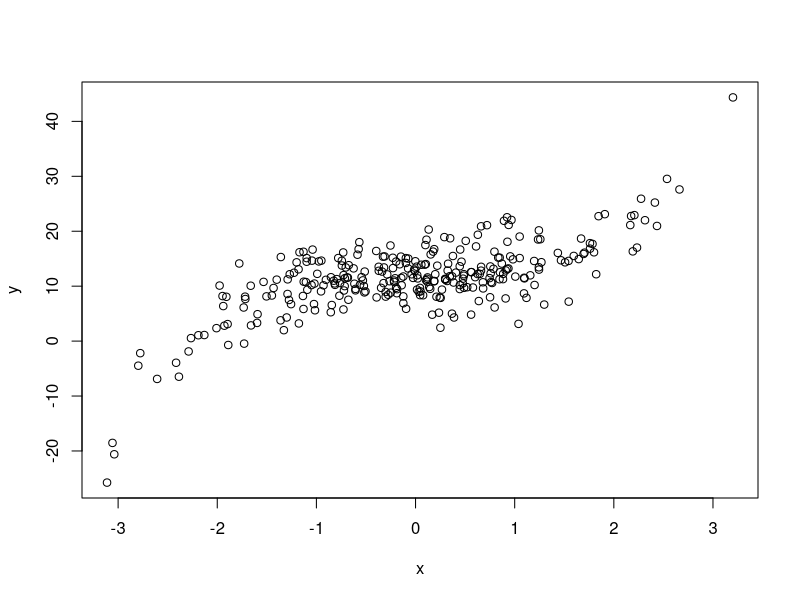
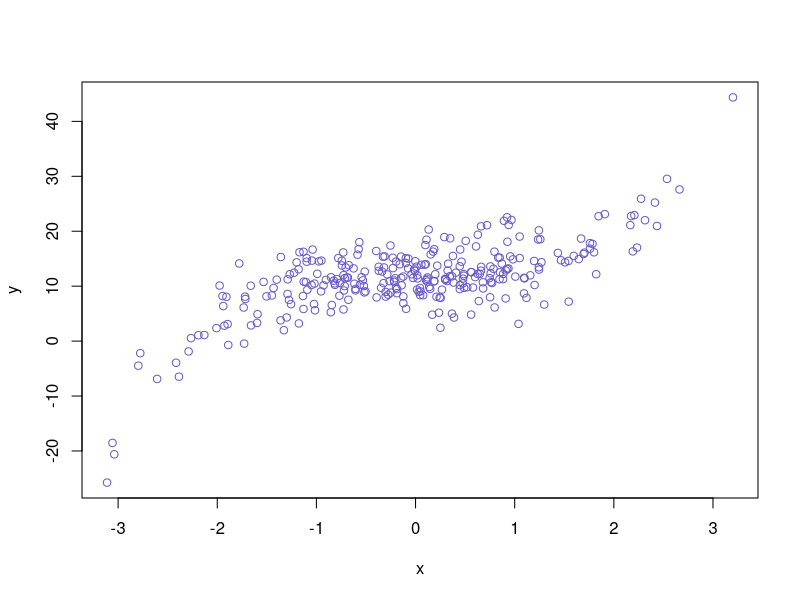
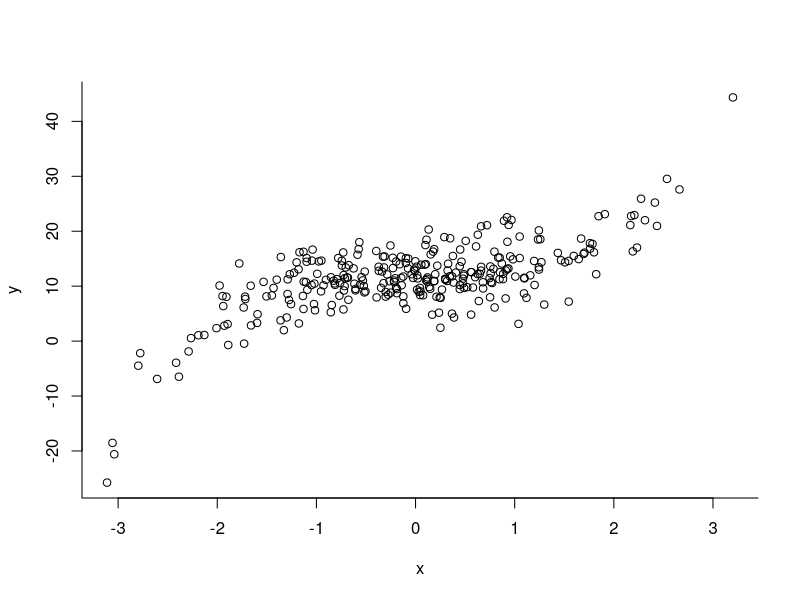
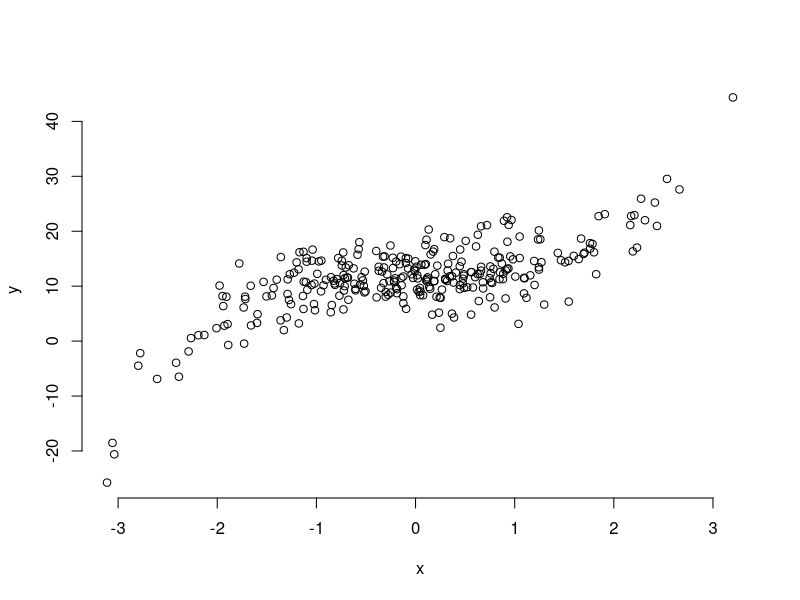
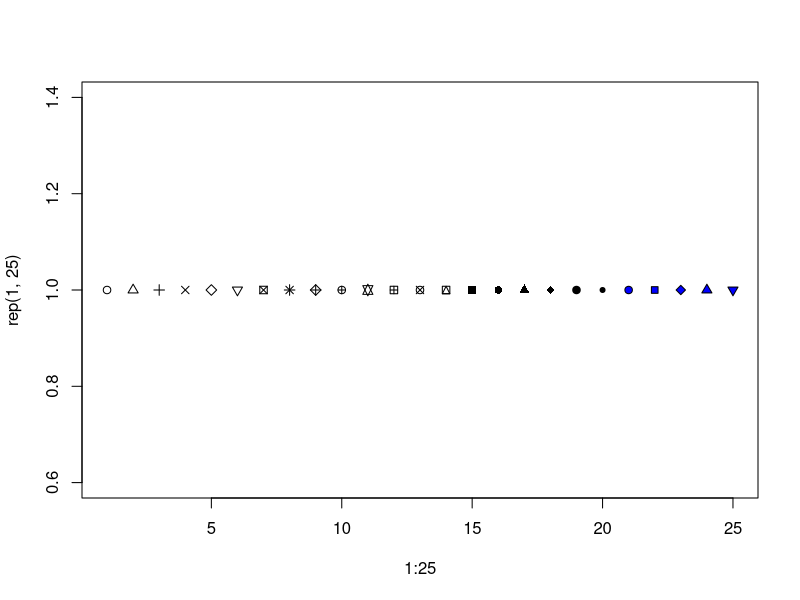
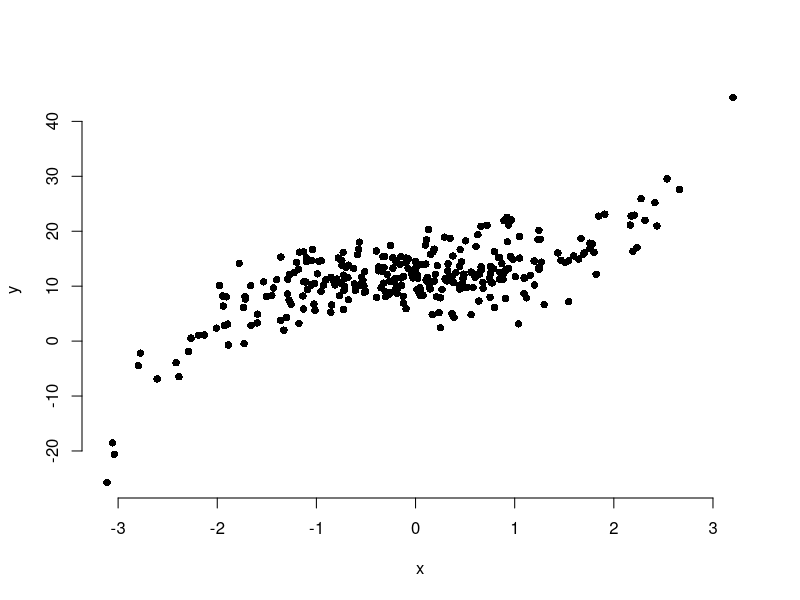
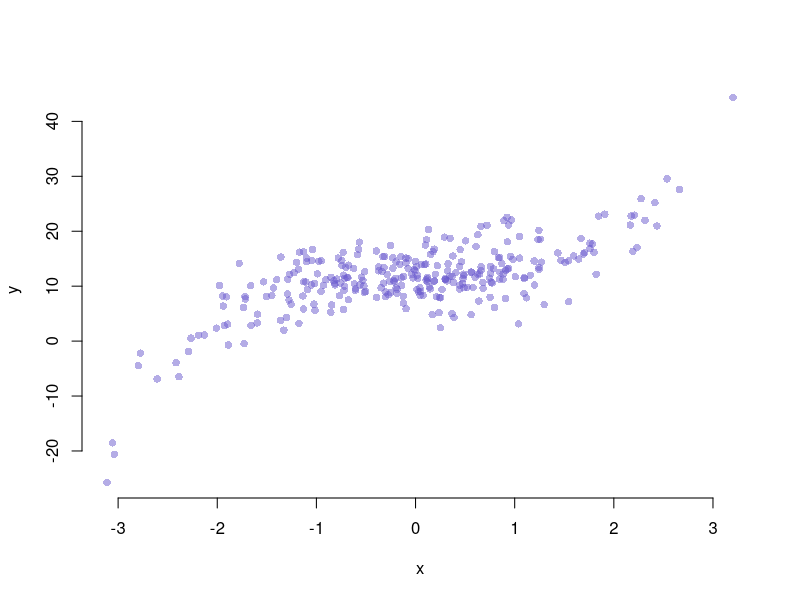
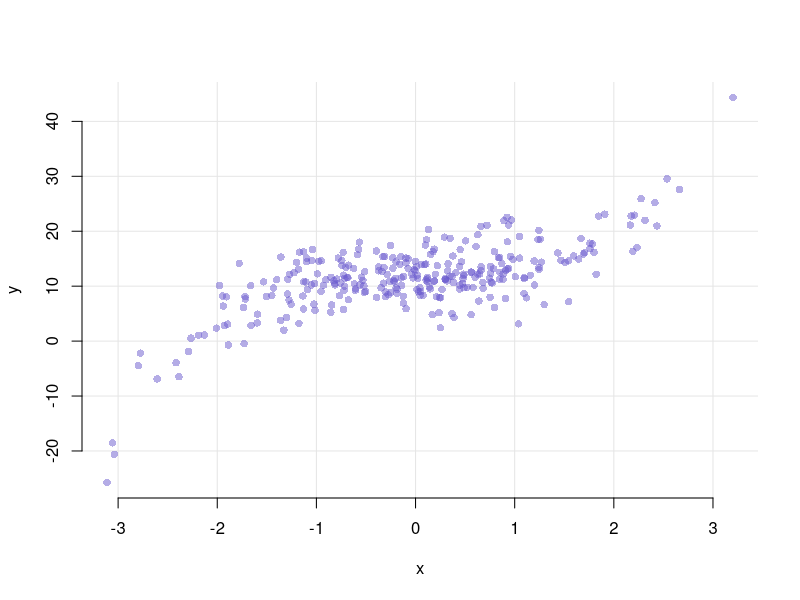

Here is the R script that generated these plots, in order:
## ---- chunk 1
knitr::opts_chunk$set(fig.width = 5, fig.height = 5,
                      comment = NA, cache = TRUE) 
## ---- chunk 2
old.hooks <- fansi::set_knit_hooks(knitr::knit_hooks)
options(crayon.enabled = TRUE)
## ---- chunk 3
set.seed(2020)
x <- rnorm(300)
y_true <- 12 + x^3
y <- 12 + x^3 + 2.5 * rnorm(300)*1.5
## ---- chunk 4
plot(x, y)
## ---- chunk 5
plot(x, y, col = "slateblue")
## ---- chunk 6
plot(x, y, bty = "l")
## ---- chunk 7
plot(x, y, bty = "none")
## ---- chunk 8
plot(1:25, rep(1, 25), pch = 1:25, bg = "blue")
## ---- chunk 9
plot(x, y, bty = "n", pch = 16)
## ---- chunk 10
plot(x, y,
     bty = "n", pch = 16,
     col = adjustcolor("slateblue", alpha.f = .5))
## ---- chunk 11
plot(x, y,
     bty = "n", pch = 16,
     col = adjustcolor("slateblue", alpha.f = .5),
     panel.first = grid(lty = 1, col = 'gray90'))
## ---- chunk 12
plot(x, y,
     bty = "n", pch = 16,
     col = adjustcolor("slateblue", alpha.f = .5),
     panel.first = grid(lty = 1, col = 'gray90'),
     main = "y vs. x",
     xlab = "Variable x (xunits)",
     ylab = "Variable y (yunits)")
## ---- chunk 13
hist(x)
## ---- chunk 14
hist(x, col = "slategrey")
## ---- chunk 15
hist(x, col = "slategrey", border = "white")
## ---- chunk 16
hist(x, col = "slategrey", border = "white",
     breaks = 8)
## ---- chunk 17
plot(density(x))
## ---- chunk 18
plot(density(x), col = "blue",
     bty = "n",
     main = NA)
## ---- chunk 19
barplot(VADeaths[, 1])
## ---- chunk 20
barplot(VADeaths[1, ])
## ---- chunk 21
barplot(VADeaths[, 1],
        col = "aquamarine3", border = NA)
## ---- chunk 22
barplot(VADeaths, legend.text = TRUE)
## ---- chunk 23
barplot(VADeaths, beside = TRUE,
        legend.text = TRUE, args.legend = list(x = "topright"))
## ---- chunk 24
col <- sapply(seq(.2, .8, length.out = 5), function(i) adjustcolor("navy", i))
barplot(VADeaths,
        col = col,
        border = NA,
        beside = TRUE,
        legend.text = TRUE, args.legend = list(x = "topright"))
## ---- chunk 25
a <- rnorm(500, mean = 12, sd = 2)
boxplot(a)
## ---- chunk 26
lty <- 3
lwd <- 3

# Data
set.seed(2020)
x <- rnorm(600)
l <- .65
r <- 1.35
.min <- min(x)
.max <- max(x)
.median <- median(x)
.q1 <- quantile(x, .25)
.q3 <- quantile(x, .75)
.iqr <- .q3 - .q1
.q1m1.5iqr <- .q1 - 1.5*.iqr
.q3p1.5iqr <- .q3 + 1.5*.iqr
.outliers <- x < .q1m1.5iqr | x > .q3p1.5iqr
.r <- range(x[!.outliers])
.min <- min(x)
.max <- max(x)

# boxplot
par(bty = "none", bg = "black", mar = c(1, .5, 1, .5))
boxplot(x, axes = FALSE, col = "gray40", border = "white")
axis(2, col = "white", col.ticks = "white", col.axis = "white")

# '- median
segments(l + .03, .median, r - .03, .median, 
         col = "#53FEBE", lty = lty, lwd = lwd)
text(r, .median, "median", col = "#53FEBE", adj = c(0, .5))

# '- Q1
segments(l, .q1, r, .q1, 
         col = "#0290EE", lty = lty, lwd = lwd)
text(r, .q1, "Q1", col = "#0290EE", adj = c(0, 1))

# '- Q3
segments(l, .q3, r, .q3, 
         col = "#0290EE", lty = lty, lwd = lwd)
text(r, .q3, "Q3", col = "#0290EE", adj = c(0, 0))

# '- IQR
arrows(l, .q1, l, .q3, code = 3, col = "#0290EE", lwd = lwd)
text(l - .03, .median, "IQR", col = "#0290EE", adj = c(.5, 0), srt = 90)

# '- min max
segments(l, .min, r, .min, col = "gray45", lty = lty, lwd = lwd)
text(r, .min, "min", col = "gray45", adj = c(0, 1))
segments(l, .max, r, .max, col = "gray45", lty = lty, lwd = lwd)
text(r, .max, "max", col = "gray45", adj = c(0, 0))

# '- range excl. outliers
segments(l - .085, .r[1], r + .085, .r[1],
         col = "#FE4AA3", lty = lty, lwd = lwd)
segments(l - .085, .r[2], r + .085, .r[2],
         col = "#FE4AA3", lty = lty, lwd = lwd)
arrows(l - .085, .r[1], l - .085, .r[2], code = 3, col = "#FE4AA3")
text(l - .11, .median, "Range excl. outliers", col = "#FE4AA3", adj = c(.5, 0), srt = 90)

# '- outliers
points(rep(1, sum(.outliers)), x[.outliers], col = "red", pch = 1)
text(1, .min, "outliers", col = "red", adj = c(0, 1.5), xpd = TRUE)
text(1, .max, "outliers", col = "red", adj = c(0, -1), xpd = TRUE)
## ---- chunk 27
alpha <- rnorm(10)
beta <- rnorm(100)
gamma <- rnorm(200, 1, 2)
dl <- list(alpha = alpha, beta = beta, gamma = gamma)
## ---- chunk 28
boxplot(alpha, beta, gamma)
## ---- chunk 29
boxplot(dl)
## ---- chunk 30
mat <- sapply(seq(5), function(i) rnorm(20))
boxplot(mat)
## ---- chunk 31
boxplot(extra ~ group, sleep)
## ---- chunk 32
border <- c("#18A3AC", "#F48024")
col <- c(adjustcolor("#18A3AC", .5), adjustcolor("#F48024", .5))
boxplot(extra ~ group, sleep,
        col = col, border = border)
## ---- chunk 33
boxplot(extra ~ group, sleep,
        col = col, border = border,
        names = c("Drug A", "Drug B"))
## ---- chunk 34
x <- sapply(1:20, function(i) rnorm(20))
x_cor <- cor(x)
## ---- chunk 35
heatmap(x_cor, Rowv = NA, Colv = NA)
## ---- chunk 36
heatmap(x_cor)
## ---- chunk 37
set.seed(2020)
x <- rnorm(500)
y <- x^3 + rnorm(500) * 2
z <- x^2 + rnorm(500)
## ---- chunk 38
par(mfrow = c(2, 3))
hist(x)
hist(y)
hist(x)
plot(x, y)
plot(x, z)
plot(y, z)
par(mfrow = c(1, 1))
